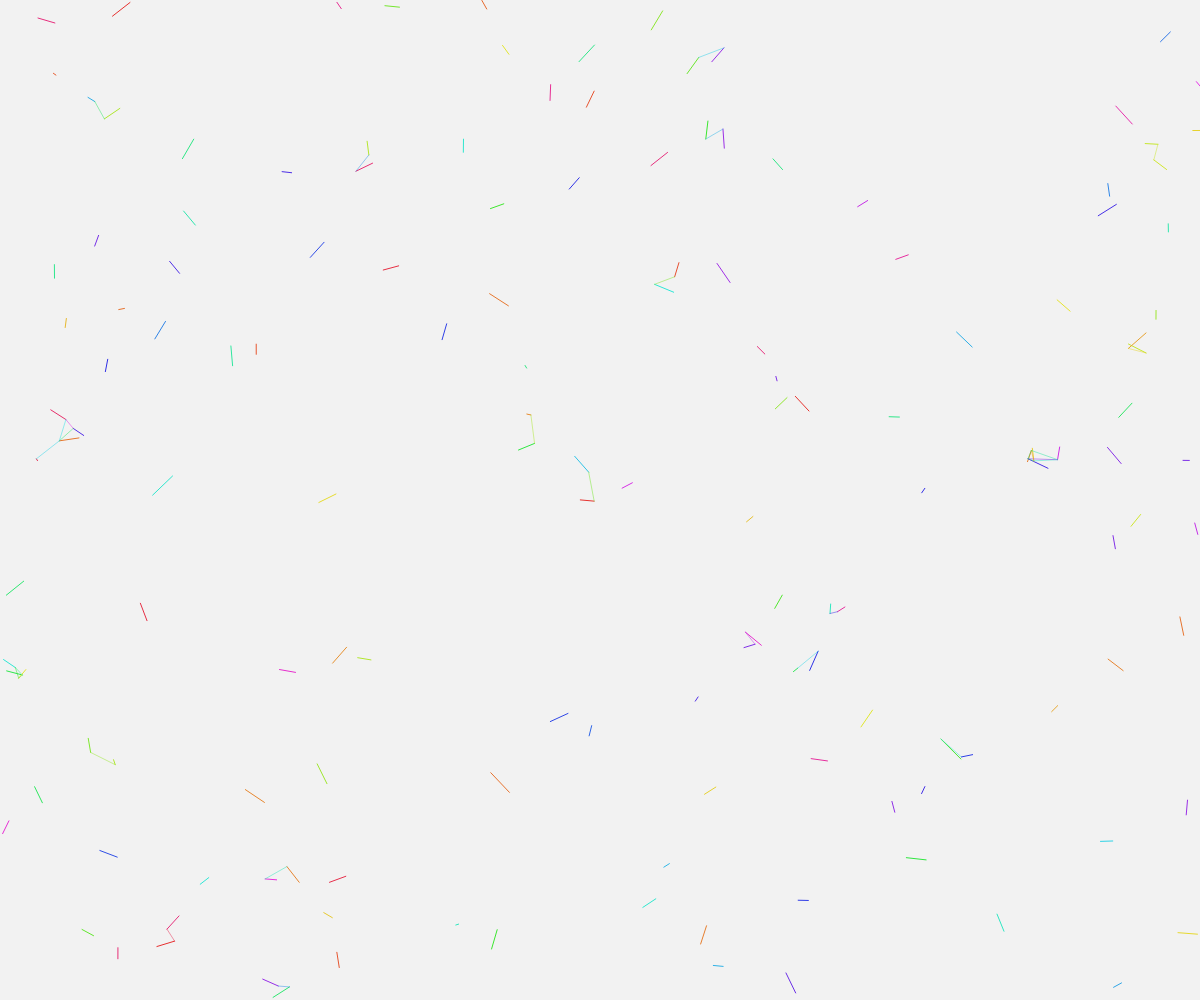
Frame 1 (no input)
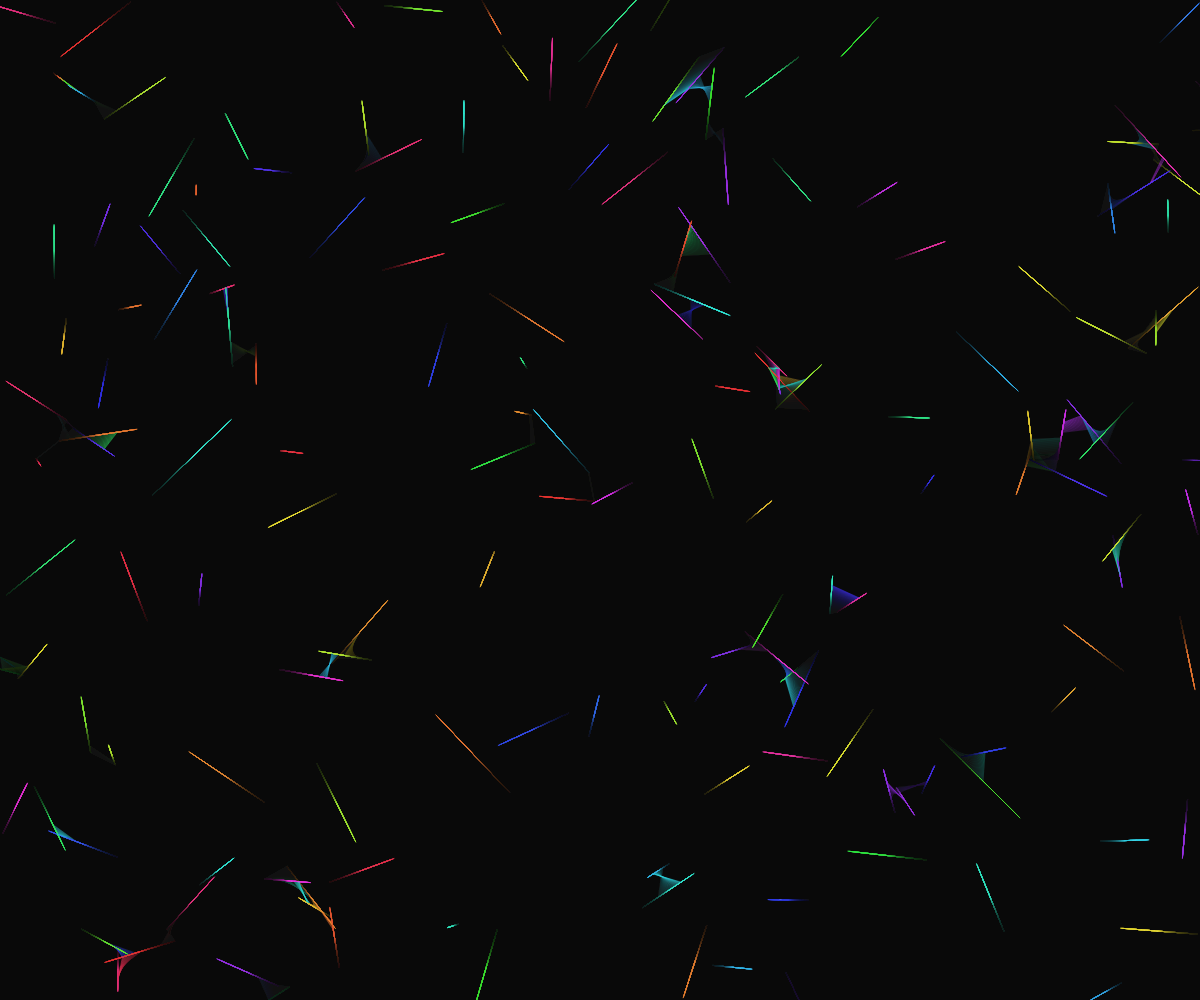
Frame 60 (no input)
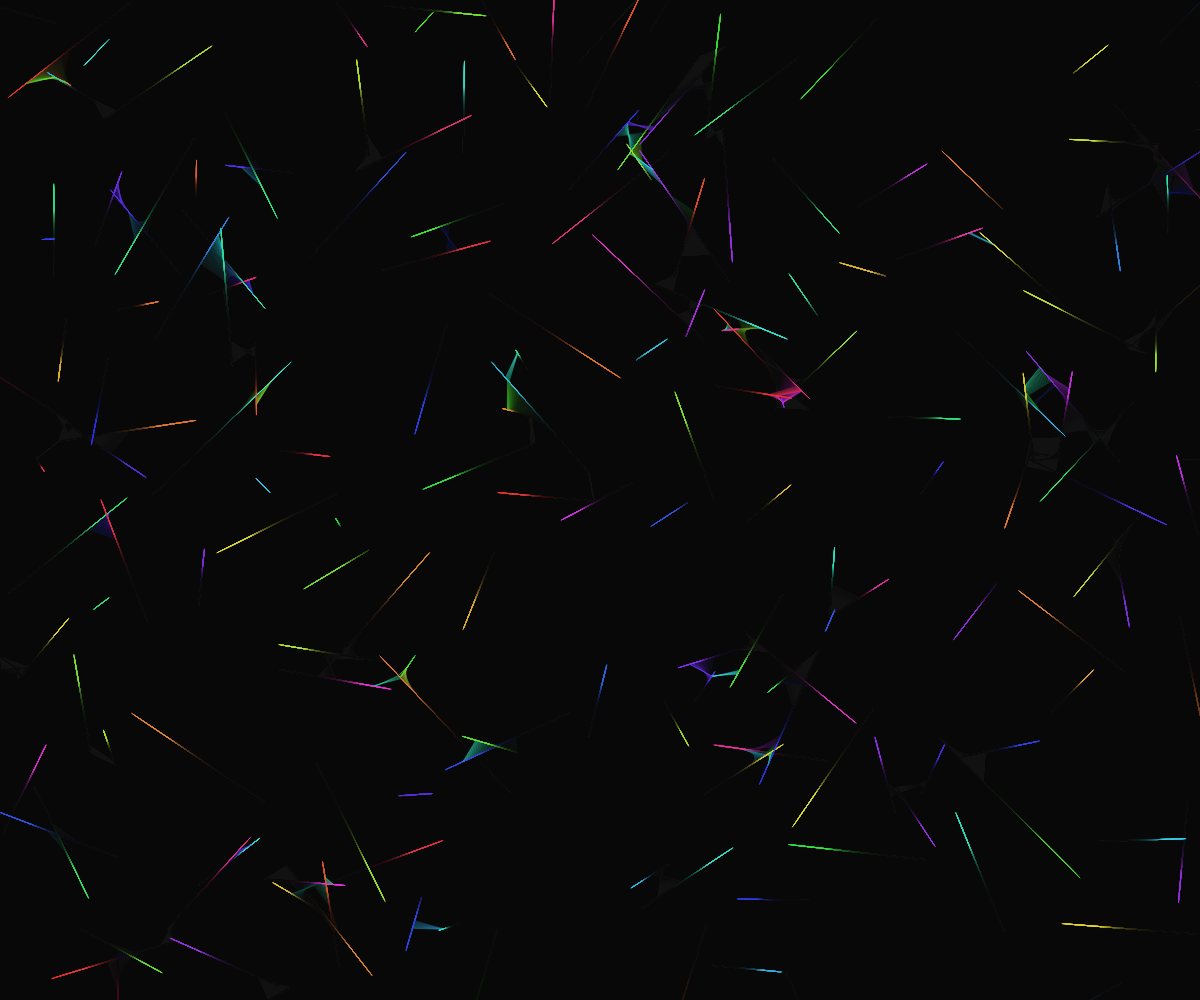
Frame 120 (the mouse pressed at the canvas centre since frame 60)

The p5.js sketch that drew these frames (run headless with seeded random() and noise() and a simulated clock; from frame 60 on, the mouse is pressed at the canvas centre):

// p5.js sketch
// ── sketch.js
let threads = [];
const threadCount = 150;
const maxConnections = 300;

function setup() {
  createCanvas(windowWidth, windowHeight);
  colorMode(HSB, 360, 100, 100, 1);
  
  // Initialize threads with consistent direction
  for (let i = 0; i < threadCount; i++) {
    threads.push({
      x: random(width),
      y: random(height),
      dx: random(-1, 1),
      dy: random(-1, 1),
      hue: random(360),
      life: random(200, 800),
      history: []
    });
  }
}

function draw() {
  background(0, 0, 0, 0.05); // Semi-transparent background for trail effect

  // Update and draw threads
  for (let i = threads.length - 1; i >= 0; i--) {
    let t = threads[i];
    
    t.x += t.dx;
    t.y += t.dy;
    t.life--;
    
    // Store position history for trail effect
    t.history.push({x: t.x, y: t.y});
    if (t.history.length > 20) {
      t.history.shift();
    }

    if (t.life <= 0 || t.x < 0 || t.x > width || t.y < 0 || t.y > height) {
      threads.splice(i, 1);
      // Add new thread to replace it
      threads.push({
        x: random(width),
        y: random(height),
        dx: random(-1, 1),
        dy: random(-1, 1),
        hue: random(360),
        life: random(200, 800),
        history: []
      });
    } else {
      stroke(t.hue, 80, 90);
      strokeWeight(1);
      
      // Draw thread trail
      if (t.history.length > 1) {
        beginShape();
        for (let j = 0; j < t.history.length; j++) {
          vertex(t.history[j].x, t.history[j].y);
        }
        endShape();
      }

      // Draw current thread segment
      let nextX = t.x + t.dx * 20;
      let nextY = t.y + t.dy * 20;
      line(t.x, t.y, nextX, nextY);
    }
  }

  // Draw connections between threads that intersect at points where three colors meet
  drawIntersections();
  
  // Occasionally add new threads
  if (random() < 0.1) {
    threads.push({
      x: random(width),
      y: random(height),
      dx: random(-1, 1),
      dy: random(-1, 1),
      hue: random(360),
      life: random(200, 800),
      history: []
    });
  }
}

function drawIntersections() {
  // Connect threads that come close together
  let connections = [];
  
  for (let i = 0; i < threads.length; i++) {
    for (let j = i + 1; j < threads.length; j++) {
      if (connections.length >= maxConnections) break;
      
      let t1 = threads[i];
      let t2 = threads[j];
      
      // Calculate distance between thread positions
      let dx = t1.x - t2.x;
      let dy = t1.y - t2.y;
      let distance = sqrt(dx * dx + dy * dy);
      
      if (distance < 30) {
        connections.push({
          x1: t1.x,
          y1: t1.y,
          x2: t2.x,
          y2: t2.y,
          hue1: t1.hue,
          hue2: t2.hue
        });
      }
    }
  }
  
  // Draw connections with color blending at intersection points
  for (let conn of connections) {
    let blend = (conn.hue1 + conn.hue2) / 2;
    stroke(blend, 80, 90);
    strokeWeight(0.5);
    line(conn.x1, conn.y1, conn.x2, conn.y2);
  }
}

function windowResized() {
  resizeCanvas(windowWidth, windowHeight);
}
